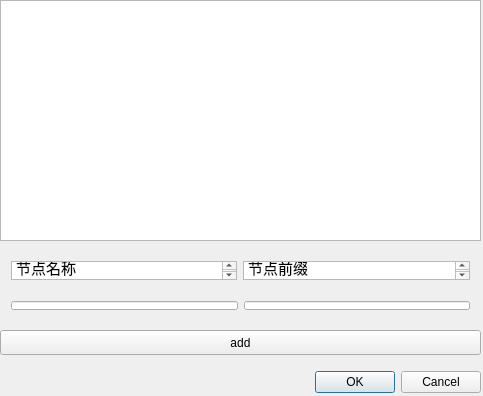
<?xml version="1.0" encoding="UTF-8"?>
<ui version="4.0">
 <class>NodeInfor</class>
 <widget class="QMainWindow" name="NodeInfor">
  <property name="geometry">
   <rect>
    <x>0</x>
    <y>0</y>
    <width>483</width>
    <height>396</height>
   </rect>
  </property>
  <property name="windowTitle">
   <string>NodeInfor</string>
  </property>
  <widget class="QWidget" name="centralWidget">
   <widget class="QDialogButtonBox" name="buttonBox">
    <property name="geometry">
     <rect>
      <x>0</x>
      <y>370</y>
      <width>481</width>
      <height>25</height>
     </rect>
    </property>
    <property name="standardButtons">
     <set>QDialogButtonBox::Cancel|QDialogButtonBox::Ok</set>
    </property>
   </widget>
   <widget class="QPushButton" name="addNodeInfo">
    <property name="geometry">
     <rect>
      <x>0</x>
      <y>330</y>
      <width>481</width>
      <height>25</height>
     </rect>
    </property>
    <property name="text">
     <string>add</string>
    </property>
   </widget>
   <widget class="QWidget" name="horizontalLayoutWidget">
    <property name="geometry">
     <rect>
      <x>0</x>
      <y>250</y>
      <width>481</width>
      <height>41</height>
     </rect>
    </property>
    <layout class="QHBoxLayout" name="horizontalLayout">
     <item>
      <widget class="QTextBrowser" name="textBrowser_2">
       <property name="html">
        <string>&lt;!DOCTYPE HTML PUBLIC &quot;-//W3C//DTD HTML 4.0//EN&quot; &quot;http://www.w3.org/TR/REC-html40/strict.dtd&quot;&gt;
&lt;html&gt;&lt;head&gt;&lt;meta name=&quot;qrichtext&quot; content=&quot;1&quot; /&gt;&lt;style type=&quot;text/css&quot;&gt;
p, li { white-space: pre-wrap; }
&lt;/style&gt;&lt;/head&gt;&lt;body style=&quot; font-family:'Ubuntu'; font-size:11pt; font-weight:400; font-style:normal;&quot;&gt;
&lt;p style=&quot; margin-top:0px; margin-bottom:0px; margin-left:0px; margin-right:0px; -qt-block-indent:0; text-indent:0px;&quot;&gt;节点名称&lt;/p&gt;&lt;/body&gt;&lt;/html&gt;</string>
       </property>
      </widget>
     </item>
     <item>
      <widget class="QTextBrowser" name="textBrowser">
       <property name="html">
        <string>&lt;!DOCTYPE HTML PUBLIC &quot;-//W3C//DTD HTML 4.0//EN&quot; &quot;http://www.w3.org/TR/REC-html40/strict.dtd&quot;&gt;
&lt;html&gt;&lt;head&gt;&lt;meta name=&quot;qrichtext&quot; content=&quot;1&quot; /&gt;&lt;style type=&quot;text/css&quot;&gt;
p, li { white-space: pre-wrap; }
&lt;/style&gt;&lt;/head&gt;&lt;body style=&quot; font-family:'Ubuntu'; font-size:11pt; font-weight:400; font-style:normal;&quot;&gt;
&lt;p style=&quot; margin-top:0px; margin-bottom:0px; margin-left:0px; margin-right:0px; -qt-block-indent:0; text-indent:0px;&quot;&gt;节点前缀&lt;/p&gt;&lt;/body&gt;&lt;/html&gt;</string>
       </property>
      </widget>
     </item>
    </layout>
   </widget>
   <widget class="QWidget" name="horizontalLayoutWidget_2">
    <property name="geometry">
     <rect>
      <x>0</x>
      <y>290</y>
      <width>481</width>
      <height>31</height>
     </rect>
    </property>
    <layout class="QHBoxLayout" name="horizontalLayout_2">
     <item>
      <widget class="QLineEdit" name="nodeName"/>
     </item>
     <item>
      <widget class="QLineEdit" name="nodePrefix"/>
     </item>
    </layout>
   </widget>
   <widget class="QTextBrowser" name="allInfo">
    <property name="geometry">
     <rect>
      <x>0</x>
      <y>0</y>
      <width>481</width>
      <height>241</height>
     </rect>
    </property>
   </widget>
  </widget>
 </widget>
 <layoutdefault spacing="6" margin="11"/>
 <resources/>
 <connections/>
</ui>
